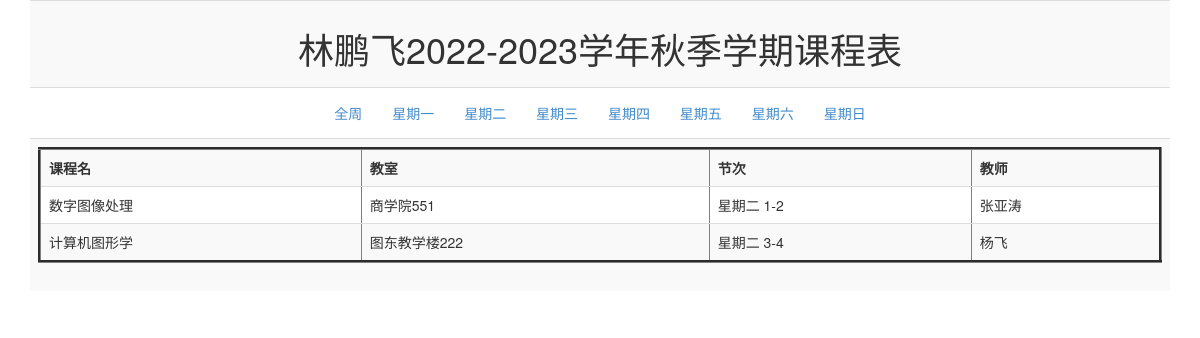
The app's page /?day=2 with its own data.
### tables this page shows
CREATE TABLE courses(cID int primary key, cName text NOT NULL);

CREATE TABLE "courseTable" (
	"weekDay"	int,
	"section"	text,
	"cID"	int,
	"tID"	int,
	"classroom"	text,
	CONSTRAINT "fk_tID" FOREIGN KEY("tID") REFERENCES "teachers"("tID"),
	CONSTRAINT "fk_cID" FOREIGN KEY("cID") REFERENCES "courses"("cID"),
	PRIMARY KEY("weekDay","section")
);

CREATE TABLE teachers(tID int primary key, tName text NOT NULL);

### EXP6/App2.py (the view)
@app.route('/', methods=['GET'])
def index():
    try:
        dayStr = request.args['day']
        day = int(dayStr)
    except KeyError:
        day = 0
    if day != 0:  # 星期查询
        selectSql = "select weekDay, section, c.cName, t.tName, classroom " \
                    "from courseTable ct, courses c, teachers t " \
                    "where weekDay=%s and ct.cID=c.cID and ct.tID=t.tID" % day
    else:  # 全周课表
        selectSql = "select weekDay, section, c.cName, t.tName, classroom " \
                    "from courseTable ct, courses c, teachers t " \
                    "where ct.cID=c.cID and ct.tID=t.tID"
    result, _ = db.GetSql(selectSql)
    courseTable = []
    for c in result:
        temp = [c[2], c[4], '星期' + WeekDay[c[0] - 1] + " " + c[1], c[3]]
        courseTable.append(temp)
    return render_template('course.html', courseData=courseTable)

### EXP6/sqlite3DB.py (called while the page is built)
    def Open(self):
        connector = sqlite3.connect(self.dbPath)
        return connector

    def __GetSql(self, sql):
        conn = self.Open()
        cur = conn.cursor()
        cur.execute(sql)
        fields = []
        for field in cur.description:
            fields.append(field[0])
        result = cur.fetchall()
        cur.close()
        return result, fields

    def Close(self, conn):
        conn.close()

    def GetSql(self, sql):
        conn = self.Open()
        result, fields = self.__GetSql(sql)
        self.Close(conn)
        return result, fields

### EXP6/templates/course.html (shortened to what this page needs)
<!DOCTYPE html>
<html lang="en">
<head>
    <link href="../static/bootstrap/3.2.0/css/bootstrap.min.css" rel="stylesheet">
</head>
<body>
<div class="container">
	<table class="table table-striped">
		<tr>
			<td>
				<h1 align="center">林鹏飞2022-2023学年秋季学期课程表</h1>
			</td>
		</tr>
		<tr align="center">
			<td>
                <button class="btn btn-link"><a href="/?day={{ 0 }}">全周</a></button>
                <button class="btn btn-link"><a href="/?day={{ 1 }}">星期一</a></button>
                <button class="btn btn-link"><a href="/?day={{ 2 }}">星期二</a></button>
                <button class="btn btn-link"><a href="/?day={{ 3 }}">星期三</a></button>
                <button class="btn btn-link"><a href="/?day={{ 4 }}">星期四</a></button>
                <button class="btn btn-link"><a href="/?day={{ 5 }}">星期五</a></button>
                <button class="btn btn-link"><a href="/?day={{ 6 }}">星期六</a></button>
                <button class="btn btn-link"><a href="/?day={{ 7 }}">星期日</a></button>
			</td>
		</tr>
		<tr>
			<td>
				<table class="table table-striped" id="courseTable" align="center" border="3" width="800" cellpadding="3">
					<tr id="header" align="center">
						<th>课程名</th>
						<th>教室</th>
						<th>节次</th>
						<th>教师</th>
					</tr>
                    {% for course in courseData %}
                        <tr>
                            {% for d in course %}
                                <td>{{ d }}</td>
                            {% endfor %}
                        </tr>
                    {% endfor %}
				</table>
			</td>
		</tr>
	</table>
</div>
</body>
</html>

### records on screen
courseTable: classroom "商学院551", course "星期二 1-2"
courses: cName "数字图像处理"
teachers: tName "张亚涛"
courseTable: classroom "图东教学楼222", course "星期二 3-4"
courses: cName "计算机图形学"
teachers: tName "杨飞"
